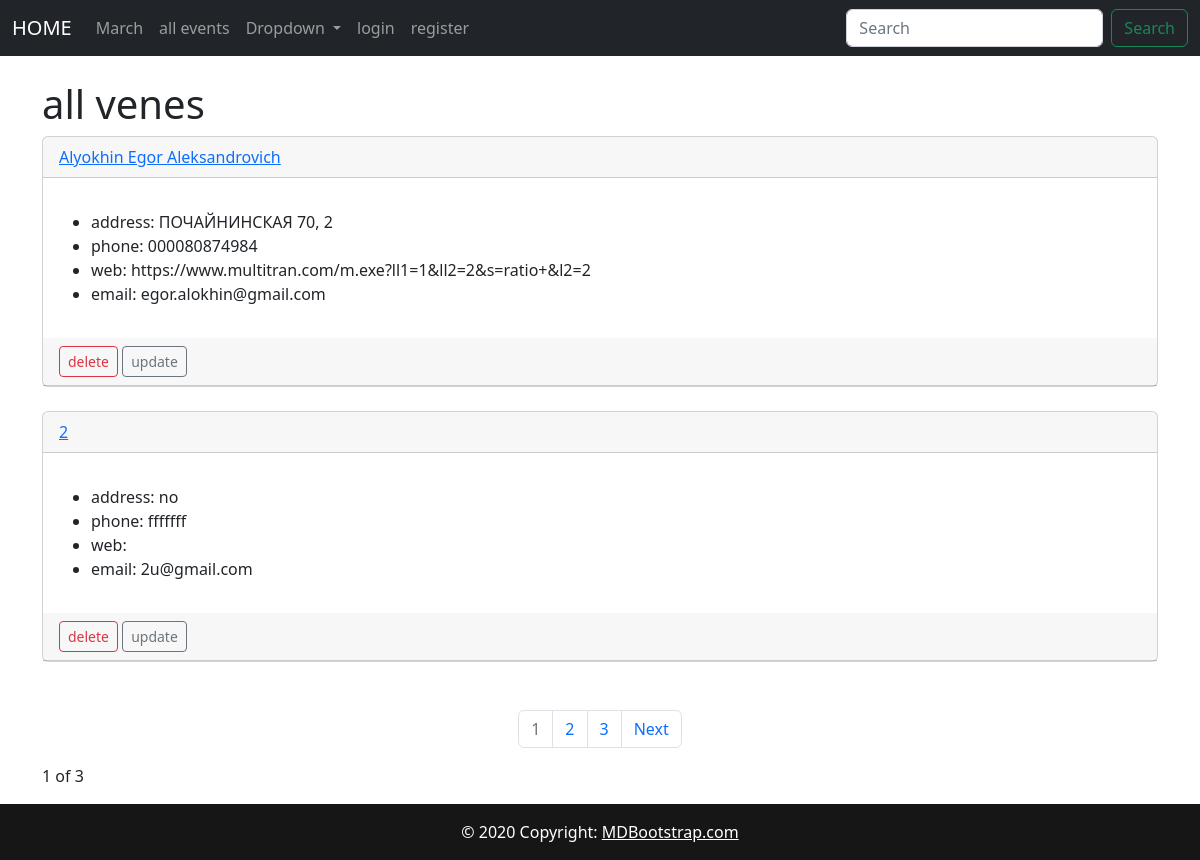
Page /all_venues on the committed database.
### events/models.py (models this page shows)
class Venue(models.Model):
    name = models.CharField(max_length = 50)
    address = models.CharField(max_length = 100)
    phone = models.CharField('Contact phone', max_length = 15, blank = True)
    web = models.URLField('Website address', blank = True)
    email = models.EmailField('Email address', blank = True)
    owner = models.IntegerField('venue_owner', blank=False, default=1)
    image = models.ImageField(blank=True, null=True, upload_to='images/')

### events/views.py (the view)
# urls.py: path('all_venues', all_venues, name='all_venues'),
def all_venues(request):
    venues = Venue.objects.all()
    p = Paginator(venues, 2)
    page = request.GET.get('page')
    list_venue = p.get_page(page)
    nums = list_venue.paginator.num_pages * 'a'
    return render(request, 'events/all_venues.html', {'venues': venues, 'list_venue' : list_venue, 'nums' : nums})

### events/templates/events/all_venues.html (shortened to what this page needs)
{%extends 'events/base.html'%}
{%block content%}
<br><h1>all venes</h1>
    {%for venue in list_venue%}
    <div class="card">
  <div class="card-header">
      <a href="{%url 'show_venue' venue.id%}">{{venue.name}}</a>
  </div>
  <div class="card-body">
    <p class="card-text">
        <ul>
      <li>address: {{venue.address}}</li>
      <li>phone: {{venue.phone}}</li>
      <li>web: {{venue.web}}<br></li>
      <li>email: {{venue.email}}<br></li>
  </ul>
    </p>
  </div>
  <div class="card-header">
      <a href="{%url 'delete_venue' venue.id%}" class="btn btn-outline-danger btn-sm">delete</a>
      <a href="{%url 'update_venue' venue.id%}" class="btn btn-outline-secondary btn-sm">update</a>
  </div>
</div>
<br>
    {%endfor%}
<br>
<nav aria-label="Page navigation example">
  <ul class="pagination justify-content-center">
    {%for i in nums%}
      {%if forloop.counter == list_venue.number%}
        <li class="page-item disabled"><a class="page-link" href="?page={{forloop.counter}}">{{forloop.counter}}</a></li>
      {%else%}
    <li class="page-item"><a class="page-link" href="?page={{forloop.counter}}">{{forloop.counter}}</a></li>
      {%endif%}
      {%endfor%}
    {%if list_venue.has_next%}
      <li class="page-item"><a class="page-link" href="?page={{list_venue.next_page_number}}">Next</a></li>
      {%endif%}
  </ul>
</nav>
 {{list_venue.number}} of {{list_venue.paginator.num_pages}}
<br><br><br><br>
{%endblock%}

### rows in the picture
Venue: name "Alyokhin Egor Aleksandrovich", address "ПОЧАЙНИНСКАЯ 70, 2", phone "000080874984", web "https://www.multitran.com/m.exe?ll1=1&ll2=2&s=ratio+&l2=2", email "egor.alokhin@gmail.com"
Venue: name "2", address "no", phone "fffffff", email "2u@gmail.com"

### other values in the picture
{{ list_venue.number }} "1"
{{ list_venue.paginator.num_pages }} "3"
